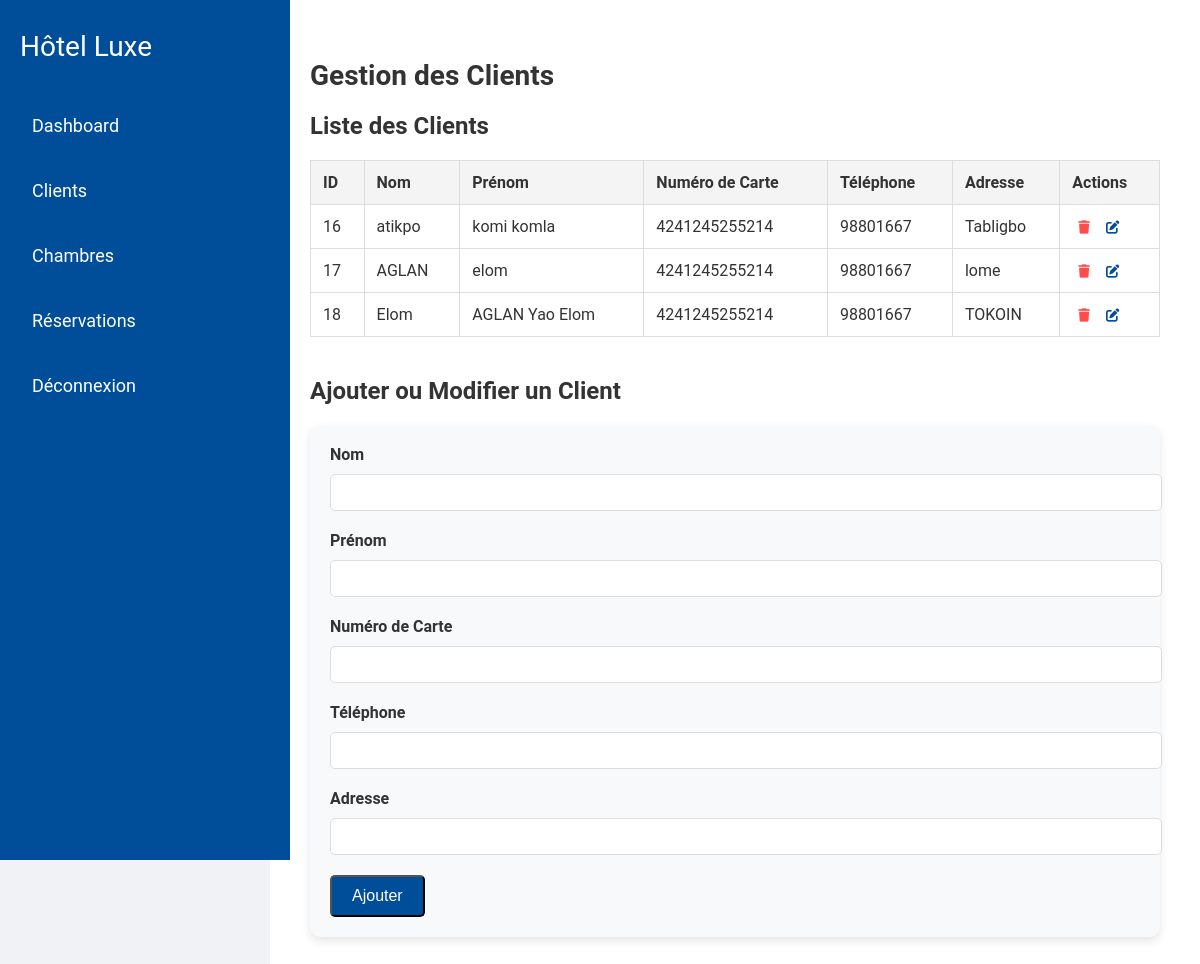
Page /admin_clients.php (signed in) on the committed database.
### tables this page shows
CREATE TABLE IF NOT EXISTS `clients` (
  `id` int NOT NULL AUTO_INCREMENT,
  `nom` varchar(100) NOT NULL,
  `prenom` varchar(100) NOT NULL,
  `num_carte` varchar(20) DEFAULT NULL,
  `telephone` varchar(20) NOT NULL,
  `adresse` text NOT NULL,
  `date_creation` timestamp NULL DEFAULT CURRENT_TIMESTAMP,
  PRIMARY KEY (`id`)
);

### admin_clients.php (the view, shortened to what this page needs)
<?php
include_once "db.php";
$query = "SELECT * FROM clients";
$result = mysqli_query($con, $query);
$clients = mysqli_fetch_all($result, MYSQLI_ASSOC);
?>
<!DOCTYPE html>
<html lang="en">
<head>
    <link rel="stylesheet" href="https://cdnjs.cloudflare.com/ajax/libs/font-awesome/6.0.0-beta3/css/all.min.css">
</head>
<body>
    <header>
        <div class="navbar">
            <a href="admin_dashboard.php" class="logo">Hôtel Luxe</a>
            <nav>
                <ul>
                <li><a href="admin_dashboard.php">Dashboard</a></li>
                <li><a href="admin_clients.php">Clients</a></li>
                <li><a href="admin_chambres.php">Chambres</a></li>
                <li><a href="admin_reservations.php">Réservations</a></li>
                <li><a href="logout.php">Déconnexion</a></li>
                </ul>
            </nav>
        </div>
    </header>
    <main>
        <h1>Gestion des Clients</h1>
        <div class="table-container">
            <h2>Liste des Clients</h2>
            <table>
                <thead>
                    <tr>
                        <th>ID</th>
                        <th>Nom</th>
                        <th>Prénom</th>
                        <th>Numéro de Carte</th>
                        <th>Téléphone</th>
                        <th>Adresse</th>
                        <th>Actions</th>
                    </tr>
                </thead>
                <tbody>
                    <?php foreach ($clients as $client): ?>
                    <tr>
                        <td><?= $client['id'] ?></td>
                        <td><?= $client['nom'] ?></td>
                        <td><?= $client['prenom'] ?></td>
                        <td><?= $client['num_carte'] ?></td>
                        <td><?= $client['telephone'] ?></td>
                        <td><?= $client['adresse'] ?></td>
                        <td>
    <form action="admin_clients.php" method="post" style="display:inline;">
        <button type="submit" name="delete" style="background: none; border: none; cursor: pointer;" title="Supprimer">
            <i class="fas fa-trash" style="color: #ff4d4d;"></i>
        </button>
        <button type="button" onclick="editClient('<?= $client['id'] ?>', '<?= $client['nom'] ?>', '<?= $client['prenom'] ?>', '<?= $client['num_carte'] ?>', '<?= $client['telephone'] ?>', '<?= $client['adresse'] ?>')" style="background: none; border: none; cursor: pointer;" title="Modifier">
            <i class="fas fa-edit" style="color: #004d99;"></i>
        </button>
    </form>
</td>
                    </tr>
                    <?php endforeach; ?>
                </tbody>
            </table>
        </div>
        <div class="form-container">
            <h2>Ajouter ou Modifier un Client</h2>
            <form action="admin_clients.php" method="post">
                <label for="nom">Nom</label>
                <input type="text" name="nom" id="nom" required>
                <label for="prenom">Prénom</label>
                <input type="text" name="prenom" id="prenom" required>
                <label for="num_carte">Numéro de Carte</label>
                <input type="text" name="num_carte" id="num_carte">
                <label for="telephone">Téléphone</label>
                <input type="text" name="telephone" id="telephone" required>
                <label for="adresse">Adresse</label>
                <input type="text" name="adresse" id="adresse" required>
                <button type="submit" name="add" id="submit-btn" class="btn">Ajouter</button>
            </form>
        </div>
    </main>
</body>
</html>

### admin_clients.php (style rules this page uses)
body { font-family: 'Roboto', sans-serif; margin: 0; padding: 0; background-color: #f0f2f5; color: #333; }
.navbar { width: 250px; background-color: #004d99; color: #fff; height: 100vh; display: flex; flex-direction: column; align-items: flex-start; padding: 30px 20px; position: fixed; }
.navbar .logo { font-size: 28px; color: #fff; text-decoration: none; margin-bottom: 40px; }
.navbar nav ul { list-style: none; margin: 0; padding: 0; width: 100%; }
.navbar nav ul li { margin-bottom: 20px; }
.navbar nav ul li a { color: #fff; text-decoration: none; font-size: 18px; padding: 12px; display: block; transition: background-color 0.3s; border-radius: 5px; }
main { margin-left: 270px; padding: 40px; background-color: #fff; }
h1 { font-size: 28px; margin-bottom: 20px; }
.table-container { margin-bottom: 40px; }
table { width: 100%; border-collapse: collapse; margin-bottom: 20px; }
table, th, td { border: 1px solid #ddd; }
th, td { padding: 12px; text-align: left; }
th { background-color: #f4f4f4; }
.btn { display: inline-block; padding: 10px 20px; background-color: #004d99; color: #fff; text-decoration: none; border-radius: 5px; font-size: 16px; transition: background-color 0.3s; }
.form-container { margin-top: 20px; }
.form-container form { background-color: #f7f9fb; padding: 20px; border-radius: 10px; box-shadow: 0 4px 10px rgba(0, 0, 0, 0.1); }
.form-container label { display: block; margin-bottom: 10px; font-weight: bold; }
.form-container input, .form-container select { width: 100%; padding: 10px; margin-bottom: 20px; border: 1px solid #ddd; border-radius: 5px; }

### rows in the picture
clients: id "16", nom "atikpo", prenom "komi komla", num_carte "4241245255214", telephone "98801667", adresse "Tabligbo"
clients: id "17", nom "AGLAN", prenom "elom", num_carte "4241245255214", telephone "98801667", adresse "lome"
clients: id "18", nom "Elom", prenom "AGLAN Yao Elom", num_carte "4241245255214", telephone "98801667", adresse "TOKOIN"
